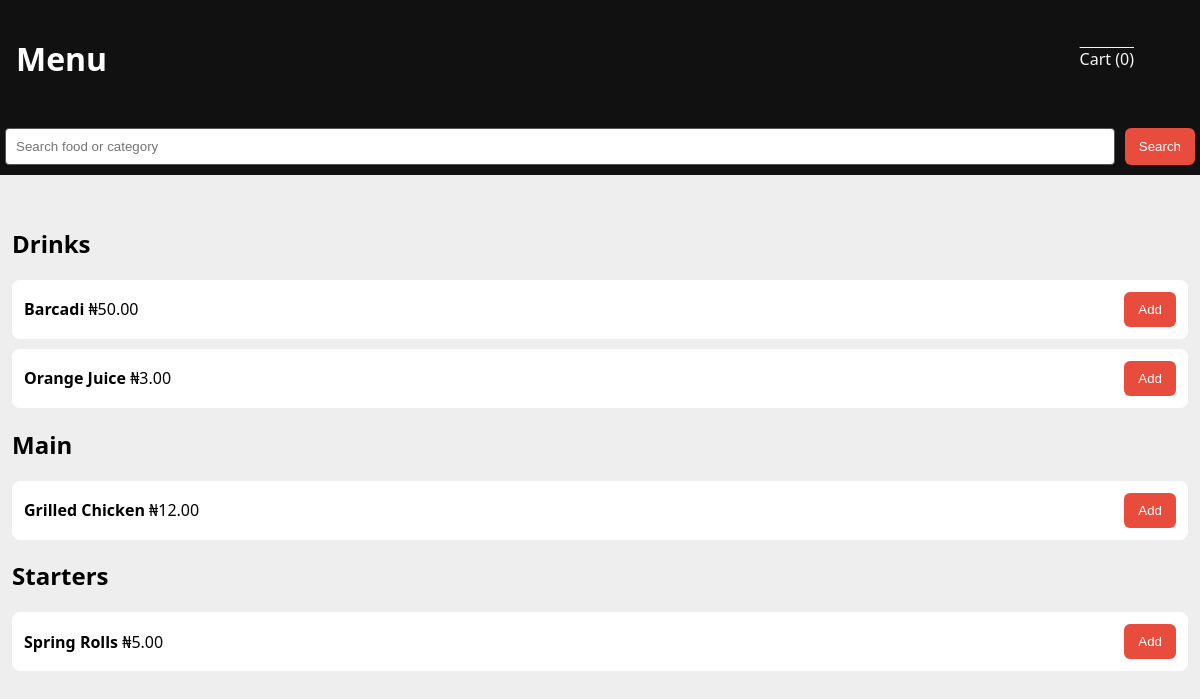
The app's page /public/index.php, older data.
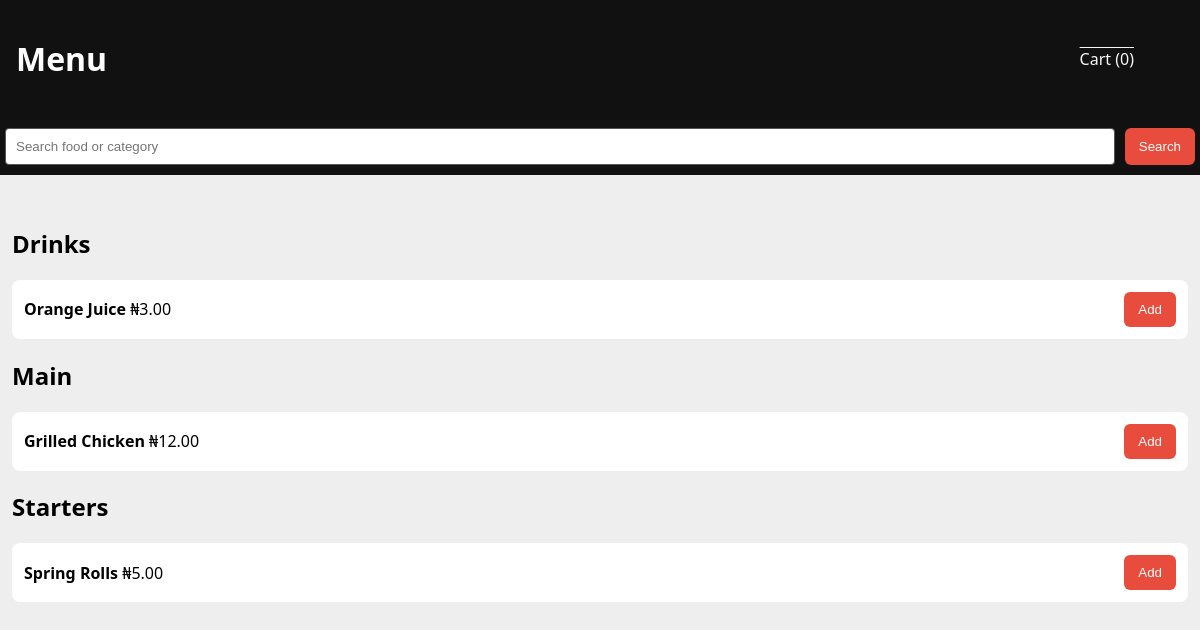
The same page, newer data.
### tables this page shows
CREATE TABLE menu_items (
    id INTEGER PRIMARY KEY AUTOINCREMENT,
    category_id INTEGER,
    name TEXT NOT NULL,
    description TEXT,
    price REAL NOT NULL,
    is_available INTEGER DEFAULT 1
);

### public/index.php (the view, shortened to what this page needs)
<?php
require __DIR__ . "/../src/database.php";
$search = trim($_GET['q'] ?? '');
$isSearch = $search !== '';
if ($isSearch) {
    $stmt = $pdo->prepare("
        SELECT m.id, m.name, m.price, c.name AS category
        FROM menu_items m
        LEFT JOIN categories c ON c.id = m.category_id
        WHERE m.name LIKE :q OR c.name LIKE :q
        ORDER BY c.name, m.name
    ");
    $stmt->execute(['q' => "%$search%"]);
    $items = $stmt->fetchAll(PDO::FETCH_ASSOC);
} else {
    $menu = $pdo->query("
        SELECT m.id, m.name, m.price, c.name AS category
        FROM menu_items m
        JOIN categories c ON c.id = m.category_id
        ORDER BY c.name, m.name
    ")->fetchAll(PDO::FETCH_ASSOC);
    $grouped = [];
    foreach ($menu as $i) {
        $grouped[$i['category']][] = $i;
    }
}
?>
<!DOCTYPE html>
<html>
<head>
<link rel="stylesheet" href="assets/css/style.css">
</head>
<body>
<header class="menu-header">
    <h1>Menu</h1>
    <a href="cart.php">Cart (<?= array_sum($_SESSION['cart']) ?>)</a>
</header>
<form class="search-bar">
    <input type="text" name="q" placeholder="Search food or category"
           value="<?= htmlspecialchars($search) ?>">
    <button>Search</button>
</form>
<main class="menu">
<?php if ($isSearch): ?>
    <h2>Results</h2>
    <?php if (!$items): ?>
        <p>No results found.</p>
    <?php endif; ?>
    <?php foreach ($items as $i): ?>
        <div class="menu-item">
            <div>
                <strong><?= htmlspecialchars($i['name']) ?></strong>
                <span><?= htmlspecialchars($i['category']) ?></span>
                <span>₦<?= number_format($i['price'], 2) ?></span>
            </div>
            <form method="POST">
                <input type="hidden" name="item_id" value="<?= $i['id'] ?>">
                <button type="submit" class="add-to-cart">Add</button>
            </form>
        </div>
    <?php endforeach; ?>
<?php else: ?>
    <?php foreach ($grouped as $cat => $items): ?>
        <section class="category">
            <h2><?= htmlspecialchars($cat) ?></h2>
            <?php foreach ($items as $i): ?>
                <div class="menu-item">
                    <div>
                        <strong><?= htmlspecialchars($i['name']) ?></strong>
                        <span>₦<?= number_format($i['price'], 2) ?></span>
                    </div>
                    <form method="POST">
                        <button type="submit" class="add-to-cart">Add</button>
                    </form>
                </div>
            <?php endforeach; ?>
        </section>
    <?php endforeach; ?>
<?php endif; ?>
</main>
</body>
</html>

### public/assets/css/style.css (style rules this page uses)
body { font-family: system-ui, sans-serif; background: #eeeeee; margin: 0; }
a { text-decoration: none; }
.menu-header { display: flex; justify-content: space-between; align-items: center; padding: 1rem; background: #111; color: #fff; }
.menu-header a { color: #f7f7f7; text-decoration: overline; margin-right: 50px; }
.menu { padding: 12px; }
.menu-item { display: flex; justify-content: space-between; align-items: center; background: #fff; margin-bottom: 10px; padding: 12px; border-radius: 8px; }
button { background: #e74c3c; color: #fff; border: none; padding: 10px 14px; border-radius: 6px; cursor: pointer; }
.search-bar { display: flex; gap: 10px; padding: 10px 5px; background: #111; margin-bottom: 20px; }
.search-bar input { flex: 1; padding: 10px; border-radius: 4px; border: 1px solid #555; }

Row changes from the older to the newer data that the page shows:
removed menu_items: name "Barcadi", price "50.00", shown under "Drinks"
